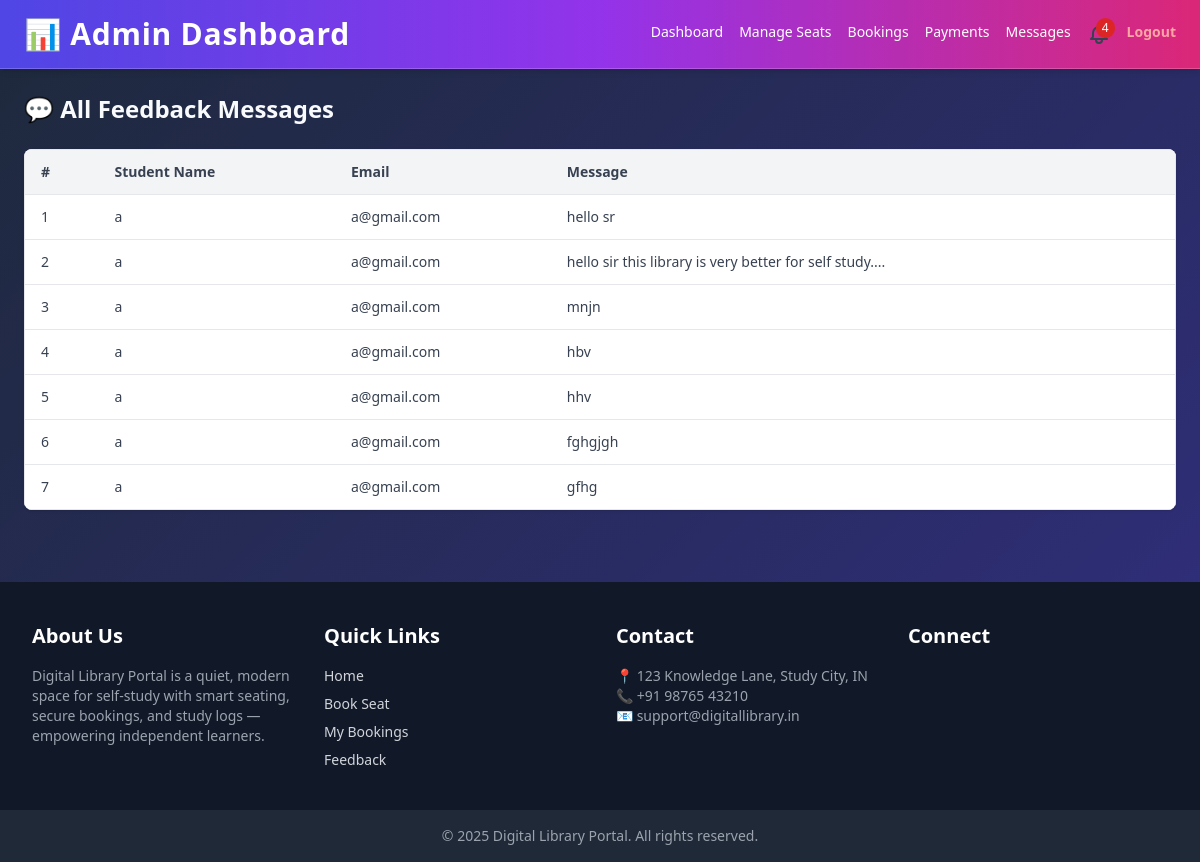
The app's page /admin/messages.php (signed in) with its own data.
### tables this page shows
CREATE TABLE `table_feedback` (
  `id` int(11) NOT NULL,
  `student_id` int(11) NOT NULL,
  `message` text NOT NULL,
  `submitted_at` timestamp NOT NULL DEFAULT current_timestamp()
);

CREATE TABLE `table_students` (
  `id` int(11) NOT NULL,
  `name` varchar(100) NOT NULL,
  `email` varchar(100) NOT NULL,
  `phone` varchar(20) DEFAULT NULL,
  `password` varchar(255) DEFAULT NULL,
  `profile_photo` varchar(255) DEFAULT NULL,
  `created_at` timestamp NOT NULL DEFAULT current_timestamp()
);

### admin/messages.php (the view, shortened to what this page needs)
<?php
include '../includes/header-admin.php';
?>
<div class="max-w-7xl mx-auto p-6">
  <h1 class="text-2xl font-semibold text-gray-50 mb-6">💬 All Feedback Messages</h1>
  <div class="overflow-x-auto bg-white shadow rounded-lg">
    <table class="min-w-full text-sm text-left border border-gray-200">
      <thead class="bg-gray-100 text-gray-700">
        <tr>
          <th class="px-4 py-3 border-b">#</th>
          <th class="px-4 py-3 border-b">Student Name</th>
          <th class="px-4 py-3 border-b">Email</th>
          <th class="px-4 py-3 border-b">Message</th>
        </tr>
      </thead>
      <tbody class="text-gray-700 divide-y divide-gray-200">
        <?php
       $sql = "SELECT f.*, s.name AS student_name, s.email
        FROM table_feedback f
        JOIN table_students s ON f.student_id = s.id
        ORDER BY f.submitted_at DESC";
        $result = $conn->query($sql);
        $i = 1;
        if ($result && $result->num_rows > 0):
          while ($row = $result->fetch_assoc()):
        ?>
          <tr class="hover:bg-gray-50">
            <td class="px-4 py-3"><?= $i++ ?></td>
            <td class="px-4 py-3"><?= htmlspecialchars($row['student_name']) ?></td>
            <td class="px-4 py-3"><?= htmlspecialchars($row['email']) ?></td>
            <td class="px-4 py-3"><?= htmlspecialchars($row['message']) ?></td>
          </tr>
        <?php endwhile; else: ?>
          <tr>
            <td colspan="6" class="text-center py-6 text-gray-400">No messages found.</td>
          </tr>
        <?php endif; ?>
      </tbody>
    </table>
  </div>
</div>
<?php include '../includes/footer.php'; ?>

### records on screen
table_feedback: student.name "a", student.email "a@gmail.com", message "hello sr"
table_feedback: student.name "a", student.email "a@gmail.com", message "hello sir this library is very better for self study...."
table_feedback: student.name "a", student.email "a@gmail.com", message "mnjn"
table_feedback: student.name "a", student.email "a@gmail.com", message "hbv"
table_feedback: student.name "a", student.email "a@gmail.com", message "hhv"
table_feedback: student.name "a", student.email "a@gmail.com", message "fghgjgh"
table_feedback: student.name "a", student.email "a@gmail.com", message "gfhg"

### other values on screen
$unreadCount "4"
